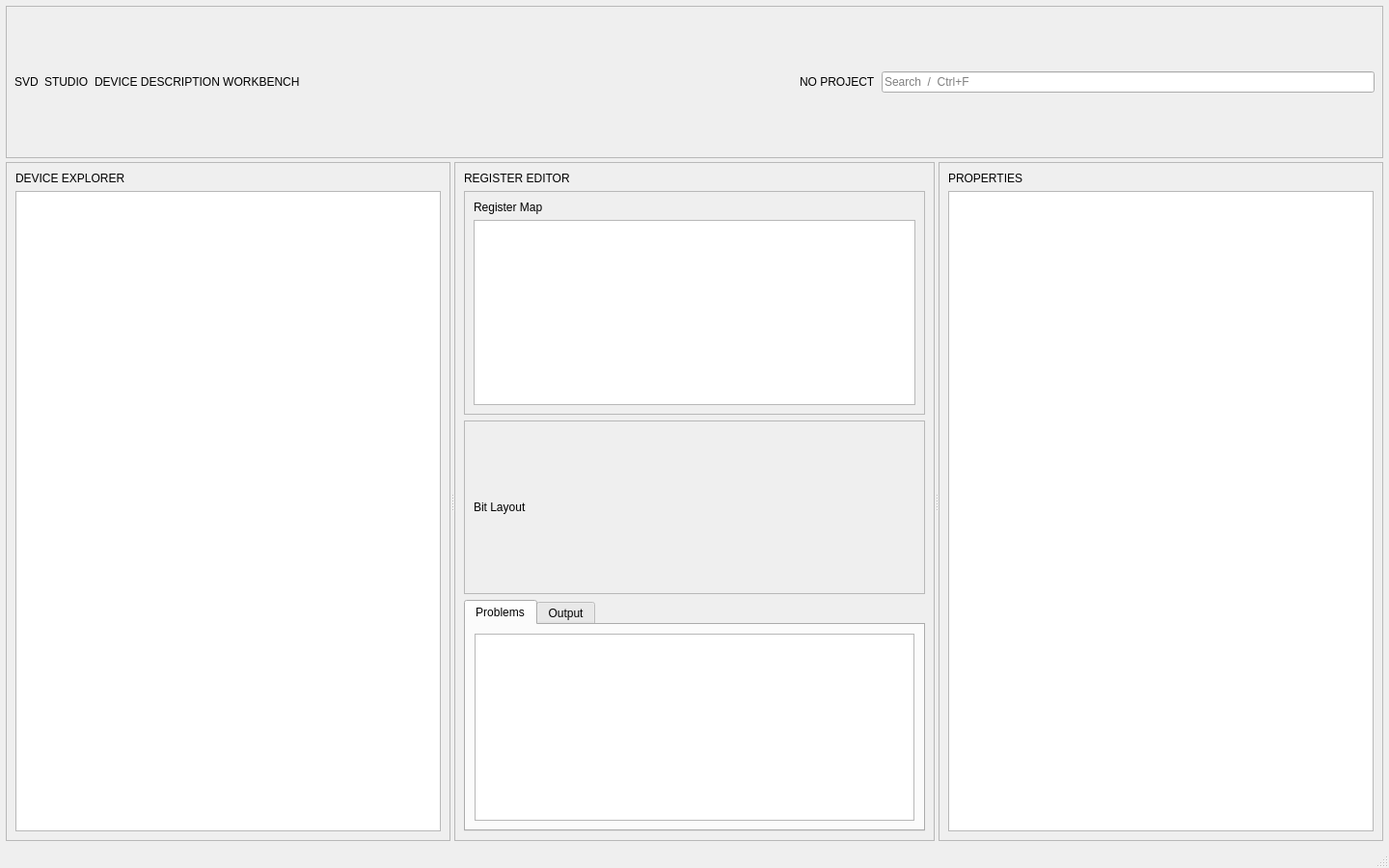
<?xml version="1.0" encoding="UTF-8"?>
<ui version="4.0">
 <class>MainWindow</class>
 <widget class="QMainWindow" name="MainWindow">
  <property name="geometry">
   <rect><x>0</x><y>0</y><width>1440</width><height>900</height></rect>
  </property>
  <property name="windowTitle"><string>SVD Studio</string></property>
  <widget class="QWidget" name="centralWidget">
   <layout class="QVBoxLayout" name="rootLayout">
    <property name="spacing"><number>4</number></property>
    <property name="leftMargin"><number>6</number></property>
    <property name="topMargin"><number>6</number></property>
    <property name="rightMargin"><number>6</number></property>
    <property name="bottomMargin"><number>6</number></property>
    <item>
     <widget class="QFrame" name="workspaceHeader">
      <property name="frameShape"><enum>QFrame::StyledPanel</enum></property>
      <layout class="QHBoxLayout" name="headerLayout">
       <property name="leftMargin"><number>8</number></property>
       <property name="topMargin"><number>5</number></property>
       <property name="rightMargin"><number>8</number></property>
       <property name="bottomMargin"><number>5</number></property>
       <item><widget class="QLabel" name="brandMark"><property name="text"><string>SVD</string></property></widget></item>
       <item><widget class="QLabel" name="workspaceTitle"><property name="text"><string>STUDIO</string></property></widget></item>
       <item><widget class="QLabel" name="workspaceSubtitle"><property name="text"><string>DEVICE DESCRIPTION WORKBENCH</string></property></widget></item>
       <item><spacer name="headerSpacer"><property name="orientation"><enum>Qt::Horizontal</enum></property><property name="sizeHint"><size><width>40</width><height>20</height></size></property></spacer></item>
       <item><widget class="QLabel" name="workspaceState"><property name="text"><string>NO PROJECT</string></property></widget></item>
       <item><widget class="QLineEdit" name="searchLine"><property name="placeholderText"><string>Search  /  Ctrl+F</string></property><property name="clearButtonEnabled"><bool>true</bool></property></widget></item>
      </layout>
     </widget>
    </item>
    <item>
     <widget class="QSplitter" name="mainSplitter">
      <property name="orientation"><enum>Qt::Horizontal</enum></property>
      <property name="childrenCollapsible"><bool>false</bool></property>
      <widget class="QFrame" name="navigationPanel">
       <property name="minimumSize"><size><width>220</width><height>0</height></size></property>
       <property name="frameShape"><enum>QFrame::StyledPanel</enum></property>
       <layout class="QVBoxLayout" name="navigationLayout">
        <item><widget class="QLabel" name="navigationTitle"><property name="text"><string>DEVICE EXPLORER</string></property></widget></item>
        <item><widget class="QTreeView" name="deviceTree"><property name="headerHidden"><bool>true</bool></property><property name="uniformRowHeights"><bool>true</bool></property><property name="rootIsDecorated"><bool>true</bool></property></widget></item>
       </layout>
      </widget>
      <widget class="QFrame" name="editorPanel">
       <property name="minimumSize"><size><width>460</width><height>0</height></size></property>
       <property name="frameShape"><enum>QFrame::StyledPanel</enum></property>
       <layout class="QVBoxLayout" name="editorLayout">
        <item><widget class="QLabel" name="editorTitle"><property name="text"><string>REGISTER EDITOR</string></property></widget></item>
        <item><widget class="QFrame" name="registerMapPlaceholder"><property name="minimumSize"><size><width>0</width><height>120</height></size></property><property name="frameShape"><enum>QFrame::StyledPanel</enum></property><layout class="QVBoxLayout" name="registerMapLayout"><item><widget class="QLabel" name="registerMapTitle"><property name="text"><string>Register Map</string></property></widget></item><item><widget class="QTableView" name="registerMapView"/></item></layout></widget></item>
        <item><widget class="QFrame" name="bitViewPlaceholder"><property name="minimumSize"><size><width>0</width><height>180</height></size></property><property name="frameShape"><enum>QFrame::StyledPanel</enum></property><layout class="QVBoxLayout" name="bitViewLayout"><item><widget class="QLabel" name="bitViewTitle"><property name="text"><string>Bit Layout</string></property></widget></item></layout></widget></item>
        <item><widget class="QTabWidget" name="lowerTabs"><property name="currentIndex"><number>0</number></property><widget class="QWidget" name="problemsTab"><attribute name="title"><string>Problems</string></attribute><layout class="QVBoxLayout" name="problemsLayout"><item><widget class="QListWidget" name="problemsList"/></item></layout></widget><widget class="QWidget" name="outputTab"><attribute name="title"><string>Output</string></attribute><layout class="QVBoxLayout" name="outputLayout"><item><widget class="QPlainTextEdit" name="outputText"><property name="readOnly"><bool>true</bool></property></widget></item></layout></widget></widget></item>
       </layout>
      </widget>
      <widget class="QFrame" name="propertiesPanel">
       <property name="minimumSize"><size><width>280</width><height>0</height></size></property>
       <property name="frameShape"><enum>QFrame::StyledPanel</enum></property>
       <layout class="QVBoxLayout" name="propertiesLayout">
        <item><widget class="QLabel" name="propertiesTitle"><property name="text"><string>PROPERTIES</string></property></widget></item>
        <item><widget class="QTableWidget" name="propertyEditor"/></item>
       </layout>
      </widget>
     </widget>
    </item>
   </layout>
  </widget>
  <widget class="QStatusBar" name="statusbar"/>
 </widget>
 <resources/>
 <connections/>
</ui>
